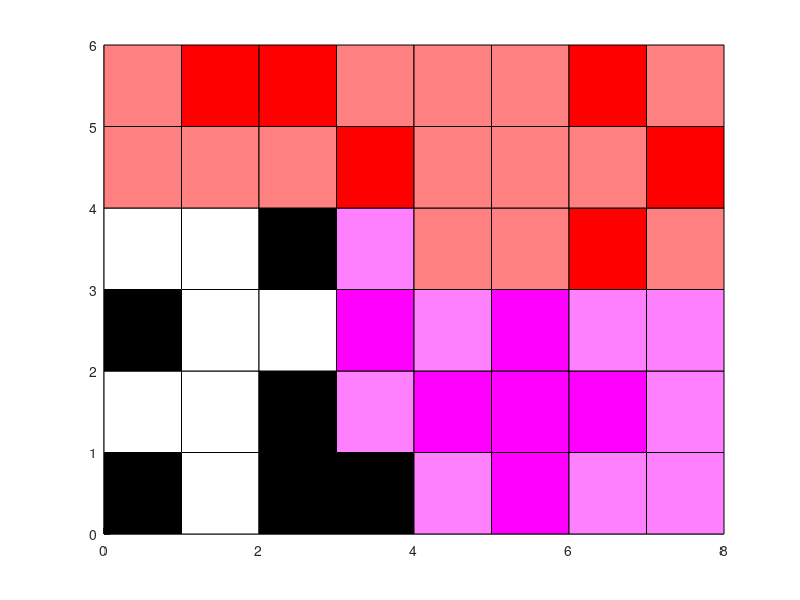

Write MATLAB code to recreate this figure.
load result.dat;
color1 = [
            0   0   0
          255   0   0
          255   0 255
           64 255   0
            0   0 255
          255 128   0
            0 191 255
] / 255;
color2 = [
          255 255 255
          255 128 128
          255 128 255
          160 255 128
          128 128 255
          255 192 128
          128 223 255
] / 255;
row = result(1,1);
column = result(1,2);
X = [-1 0 0 -1];
Y = [-1 -1 0 0];
hold on;
for i = 1 : row
    for j = 1 : column
        if result((i - 1) * column + j + 1,1) > 0
            fill(X+j, Y+i, color1(mod(result((i - 1) * column + j + 1,2), 6)+1, : ));
        else
            fill(X+j, Y+i, color2(mod(result((i - 1) * column + j + 1,2), 6)+1, : ));
        end
    end
end


